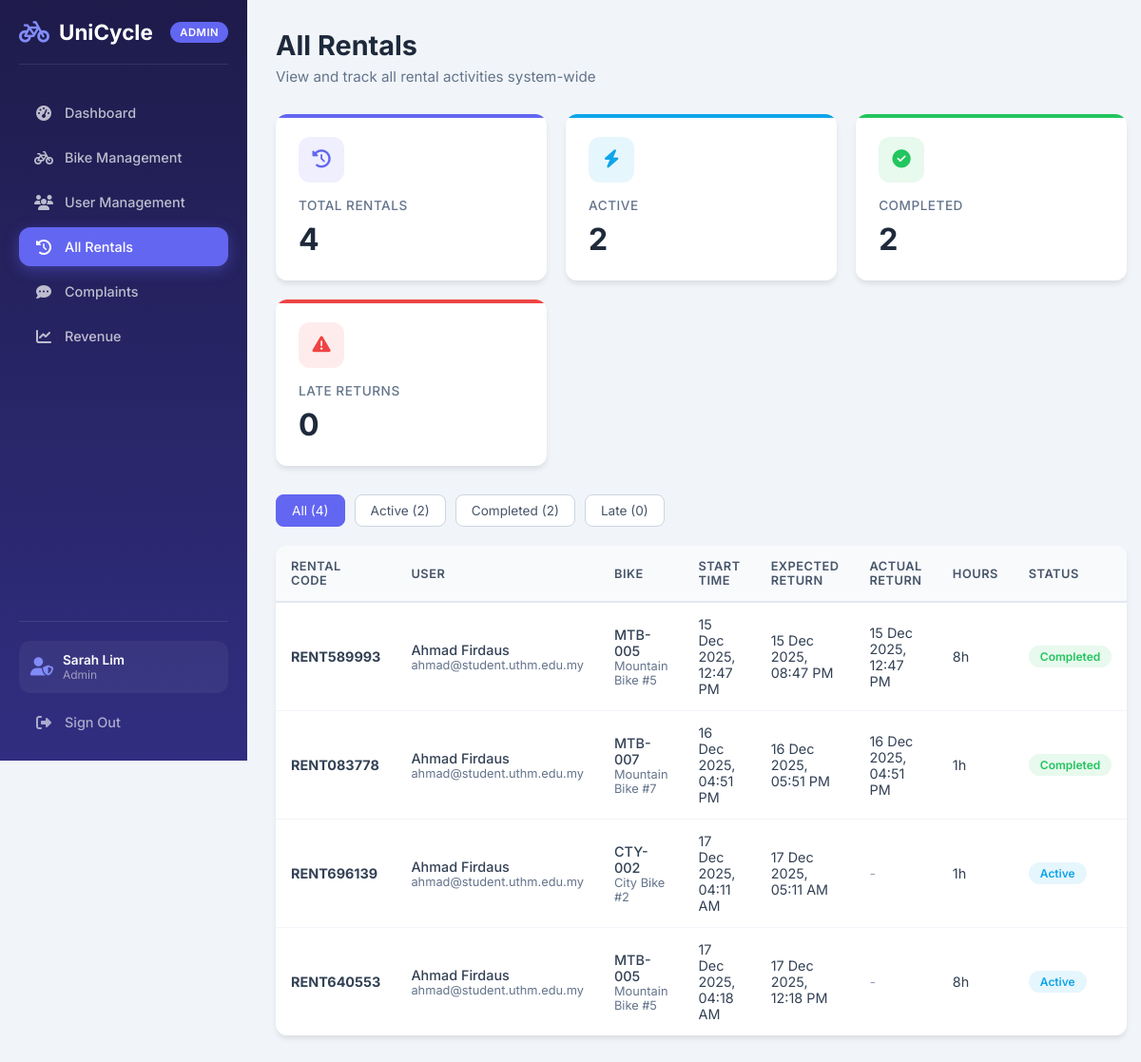
/admin/rentals.php (signed in), run on the app's committed database.
### tables this page shows
CREATE TABLE `rentals` (
    `rental_id` INT(11) NOT NULL AUTO_INCREMENT,
    `rental_code` VARCHAR(30) NOT NULL,
    `student_id` INT(11) NOT NULL,
    `bike_id` INT(11) NOT NULL,
    `start_time` DATETIME NOT NULL,
    `expected_return_time` DATETIME NOT NULL,
    `return_time` DATETIME DEFAULT NULL,
    `status` ENUM('active', 'completed', 'late') NOT NULL DEFAULT 'active',
    `hourly_rate` DECIMAL(6,2) NOT NULL DEFAULT 3.00,
    `planned_hours` INT(11) NOT NULL DEFAULT 1,
    `return_condition` ENUM('good', 'minor_issue', 'needs_repair') DEFAULT NULL,
    `return_feedback` TEXT DEFAULT NULL,
    `created_at` TIMESTAMP NOT NULL DEFAULT CURRENT_TIMESTAMP,
    PRIMARY KEY (`rental_id`),
    UNIQUE KEY `rental_code` (`rental_code`),
    KEY `fk_rental_student` (`student_id`),
    KEY `fk_rental_bike` (`bike_id`)
);

CREATE TABLE `students` (
    `student_id` INT(11) NOT NULL AUTO_INCREMENT,
    `name` VARCHAR(100) NOT NULL,
    `email` VARCHAR(100) NOT NULL,
    `password` VARCHAR(255) NOT NULL,
    `google_id` VARCHAR(100) DEFAULT NULL,
    `role` ENUM('user', 'admin', 'superadmin') NOT NULL DEFAULT 'user',
    `phone` VARCHAR(20) DEFAULT NULL,
    `profile_pic` VARCHAR(255) DEFAULT NULL,
    `created_at` TIMESTAMP NOT NULL DEFAULT CURRENT_TIMESTAMP,
    PRIMARY KEY (`student_id`),
    UNIQUE KEY `email` (`email`),
    UNIQUE KEY `google_id` (`google_id`)
);

CREATE TABLE `bikes` (
    `bike_id` INT(11) NOT NULL AUTO_INCREMENT,
    `bike_code` VARCHAR(30) NOT NULL,
    `bike_name` VARCHAR(80) NOT NULL,
    `bike_type` ENUM('mountain', 'city', 'other') NOT NULL DEFAULT 'other',
    `status` ENUM('available', 'rented', 'maintenance', 'pending') NOT NULL DEFAULT 'available',
    `location` VARCHAR(100) NOT NULL DEFAULT 'Main Bike Area',
    `last_maintained_date` DATE DEFAULT NULL,
    `created_at` TIMESTAMP NOT NULL DEFAULT CURRENT_TIMESTAMP,
    PRIMARY KEY (`bike_id`),
    UNIQUE KEY `bike_code` (`bike_code`)
);

### admin/rentals.php (the view, shortened to what this page needs)
<?php
require_once 'includes/auth_check.php';
$filter = $_GET['filter'] ?? 'all';
$where = '';
$rentals = $pdo->query("
    SELECT r.*, s.name as student_name, s.email, b.bike_code, b.bike_name
    FROM rentals r
    JOIN students s ON r.student_id = s.student_id
    JOIN bikes b ON r.bike_id = b.bike_id
    $where
    ORDER BY r.created_at DESC
")->fetchAll();
$stats = [
    'all' => $pdo->query("SELECT COUNT(*) FROM rentals")->fetchColumn(),
    'active' => $pdo->query("SELECT COUNT(*) FROM rentals WHERE status = 'active'")->fetchColumn(),
    'completed' => $pdo->query("SELECT COUNT(*) FROM rentals WHERE status = 'completed'")->fetchColumn(),
    'late' => $pdo->query("SELECT COUNT(*) FROM rentals WHERE status = 'late'")->fetchColumn(),
];
?>
<!DOCTYPE html>
<html lang="en">
<head>
    <link rel="stylesheet" href="admin.css">
    <link rel="stylesheet" href="https://cdnjs.cloudflare.com/ajax/libs/font-awesome/6.5.0/css/all.min.css">
</head>
<body>
    <?php include 'includes/sidebar.php'; ?>
    <main class="admin-main">
        <div class="page-header">
            <h1>All Rentals</h1>
            <p>View and track all rental activities system-wide</p>
        </div>
        <div class="stats-grid">
            <div class="stat-card">
                <div class="icon"><i class="fas fa-clock-rotate-left"></i></div>
                <h3>Total Rentals</h3>
                <div class="value"><?= $stats['all'] ?></div>
            </div>
            <div class="stat-card secondary">
                <div class="icon"><i class="fas fa-bolt"></i></div>
                <h3>Active</h3>
                <div class="value"><?= $stats['active'] ?></div>
            </div>
            <div class="stat-card success">
                <div class="icon"><i class="fas fa-check-circle"></i></div>
                <h3>Completed</h3>
                <div class="value"><?= $stats['completed'] ?></div>
            </div>
            <div class="stat-card danger">
                <div class="icon"><i class="fas fa-exclamation-triangle"></i></div>
                <h3>Late Returns</h3>
                <div class="value"><?= $stats['late'] ?></div>
            </div>
        </div>
        <div class="filters-bar">
            <a href="?filter=all" class="filter-btn <?= $filter === 'all' ? 'active' : '' ?>">All
                (<?= $stats['all'] ?>)</a>
            <a href="?filter=active" class="filter-btn <?= $filter === 'active' ? 'active' : '' ?>">Active
                (<?= $stats['active'] ?>)</a>
            <a href="?filter=completed" class="filter-btn <?= $filter === 'completed' ? 'active' : '' ?>">Completed
                (<?= $stats['completed'] ?>)</a>
            <a href="?filter=late" class="filter-btn <?= $filter === 'late' ? 'active' : '' ?>">Late
                (<?= $stats['late'] ?>)</a>
        </div>
        <div class="content-card">
            <div class="card-body" style="padding: 0;">
                <table class="admin-table">
                    <thead>
                        <tr>
                            <th>Rental Code</th>
                            <th>User</th>
                            <th>Bike</th>
                            <th>Start Time</th>
                            <th>Expected Return</th>
                            <th>Actual Return</th>
                            <th>Hours</th>
                            <th>Status</th>
                        </tr>
                    </thead>
                    <tbody>
                        <?php foreach ($rentals as $rental): ?>
                            <tr>
                                <td><strong><?= htmlspecialchars($rental['rental_code']) ?></strong></td>
                                <td>
                                    <div>
                                        <div style="font-weight: 500;"><?= htmlspecialchars($rental['student_name']) ?>
                                        </div>
                                        <div style="font-size: 0.8rem; color: var(--gray-500);">
                                            <?= htmlspecialchars($rental['email']) ?></div>
                                        </div>
                                    </div>
                                </td>
                                <td>
                                    <div>
                                        <div style="font-weight: 500;"><?= htmlspecialchars($rental['bike_code']) ?></div>
                                        <div style="font-size: 0.8rem; color: var(--gray-500);">
                                            <?= htmlspecialchars($rental['bike_name']) ?>
                                        </div>
                                    </div>
                                </td>
                                <td><?= date('d M Y, h:i A', strtotime($rental['start_time'])) ?></td>
                                <td><?= date('d M Y, h:i A', strtotime($rental['expected_return_time'])) ?></td>
                                <td>
                                    <?php if ($rental['return_time']): ?>
                                        <?= date('d M Y, h:i A', strtotime($rental['return_time'])) ?>
                                    <?php else: ?>
                                        <span style="color: var(--gray-400);">-</span>
                                    <?php endif; ?>
                                </td>
                                <td><?= $rental['planned_hours'] ?>h</td>
                                <td><span class="badge <?= $rental['status'] ?>"><?= ucfirst($rental['status']) ?></span>
                                </td>
                            </tr>
                        <?php endforeach; ?>
    </main>
</body>
</html>

### admin/admin.css (style rules this page uses)
:root { --primary: #6366f1; --primary-dark: #4f46e5; --primary-light: #818cf8; --secondary: #0ea5e9; --success: #22c55e; --warning: #f59e0b; --danger: #ef4444; --dark: #1e1b4b; --gray-50: #f8fafc; --gray-100: #f1f5f9; --gray-200: #e2e8f0; --gray-300: #cbd5e1; --gray-400: #94a3b8; --gray-500: #64748b; --gray-600: #475569; --gray-700: #334155; --gray-800: #1e293b; --gray-900: #0f172a; --sidebar-width: 260px; --header-height: 70px; --border-radius: 12px; --shadow-sm: 0 1px 2px 0 rgb(0 0 0 / 0.05); --shadow: 0 4px 6px -1px rgb(0 0 0 / 0.1); --shadow-lg: 0 10px 25px -3px rgb(0 0 0 / 0.1); }
* { margin: 0; padding: 0; box-sizing: border-box; }
body { font-family: 'Inter', -apple-system, BlinkMacSystemFont, 'Segoe UI', Roboto, sans-serif; background: var(--gray-100); color: var(--gray-800); min-height: 100vh; display: flex; }
.admin-main { margin-left: var(--sidebar-width); flex: 1; padding: 30px; min-height: 100vh; }
.page-header { margin-bottom: 30px; }
.page-header h1 { font-size: 1.8rem; font-weight: 700; color: var(--gray-800); margin-bottom: 6px; }
.page-header p { color: var(--gray-500); font-size: 0.95rem; }
.stats-grid { display: grid; grid-template-columns: repeat(auto-fit, minmax(240px, 1fr)); gap: 20px; margin-bottom: 30px; }
.stat-card { background: white; border-radius: var(--border-radius); padding: 24px; box-shadow: var(--shadow); position: relative; overflow: hidden; transition: transform 0.2s ease, box-shadow 0.2s ease; }
.stat-card::before { content: ''; position: absolute; top: 0; left: 0; right: 0; height: 4px; background: var(--primary); }
.stat-card.success::before { background: var(--success); }
.stat-card.danger::before { background: var(--danger); }
.stat-card.secondary::before { background: var(--secondary); }
.stat-card .icon { width: 48px; height: 48px; border-radius: 12px; display: flex; align-items: center; justify-content: center; font-size: 1.2rem; margin-bottom: 16px; background: rgba(99, 102, 241, 0.1); color: var(--primary); }
.stat-card.success .icon { background: rgba(34, 197, 94, 0.1); color: var(--success); }
.stat-card.danger .icon { background: rgba(239, 68, 68, 0.1); color: var(--danger); }
.stat-card.secondary .icon { background: rgba(14, 165, 233, 0.1); color: var(--secondary); }
.stat-card h3 { font-size: 0.85rem; font-weight: 500; color: var(--gray-500); margin-bottom: 8px; text-transform: uppercase; letter-spacing: 0.5px; }
.stat-card .value { font-size: 2rem; font-weight: 700; color: var(--gray-800); }
.content-card { background: white; border-radius: var(--border-radius); box-shadow: var(--shadow); overflow: hidden; }
.card-body { padding: 24px; }
.admin-table { width: 100%; border-collapse: collapse; }
.admin-table th { background: var(--gray-50); padding: 14px 16px; text-align: left; font-weight: 600; font-size: 0.8rem; text-transform: uppercase; letter-spacing: 0.5px; color: var(--gray-600); border-bottom: 2px solid var(--gray-200); }
.admin-table td { padding: 14px 16px; border-bottom: 1px solid var(--gray-100); font-size: 0.9rem; color: var(--gray-700); }
.admin-table tbody tr:last-child td { border-bottom: none; }
.badge { display: inline-flex; align-items: center; padding: 4px 12px; border-radius: 20px; font-size: 0.75rem; font-weight: 600; }
.badge.available, .badge.completed, .badge.resolved { background: rgba(34, 197, 94, 0.1); color: var(--success); }
.badge.rented, .badge.active { background: rgba(14, 165, 233, 0.1); color: var(--secondary); }
.filters-bar { display: flex; gap: 10px; margin-bottom: 20px; flex-wrap: wrap; }
.filter-btn { padding: 8px 16px; border: 1px solid var(--gray-300); background: white; border-radius: 8px; font-size: 0.85rem; color: var(--gray-600); cursor: pointer; transition: all 0.2s ease; text-decoration: none; }
.filter-btn.active { background: var(--primary); border-color: var(--primary); color: white; }

### data on the page
rentals: rental_code "RENT589993", student.name "Ahmad Firdaus", student.email "ahmad@student.uthm.edu.my", bike.bike_code "MTB-005", bike.bike_name "Mountain Bike #5", start_time "15 Dec 2025, 12:47 PM", expected_return_time "15 Dec 2025, 08:47 PM", return_time "15 Dec 2025, 12:47 PM", planned_hours "8", status "Completed"
rentals: rental_code "RENT083778", student.name "Ahmad Firdaus", student.email "ahmad@student.uthm.edu.my", bike.bike_code "MTB-007", bike.bike_name "Mountain Bike #7", start_time "16 Dec 2025, 04:51 PM", expected_return_time "16 Dec 2025, 05:51 PM", return_time "16 Dec 2025, 04:51 PM", planned_hours "1", status "Completed"
rentals: rental_code "RENT696139", student.name "Ahmad Firdaus", student.email "ahmad@student.uthm.edu.my", bike.bike_code "CTY-002", bike.bike_name "City Bike #2", start_time "17 Dec 2025, 04:11 AM", expected_return_time "17 Dec 2025, 05:11 AM", planned_hours "1", status "Active"
rentals: rental_code "RENT640553", student.name "Ahmad Firdaus", student.email "ahmad@student.uthm.edu.my", bike.bike_code "MTB-005", bike.bike_name "Mountain Bike #5", start_time "17 Dec 2025, 04:18 AM", expected_return_time "17 Dec 2025, 12:18 PM", planned_hours "8", status "Active"

### other printed values
$_SESSION['student_name'] "Sarah Lim"
$_SESSION['admin_role'] "Admin"
$stats['all'] "4"
$stats['active'] "2"
$stats['completed'] "2"
$stats['late'] "0"
